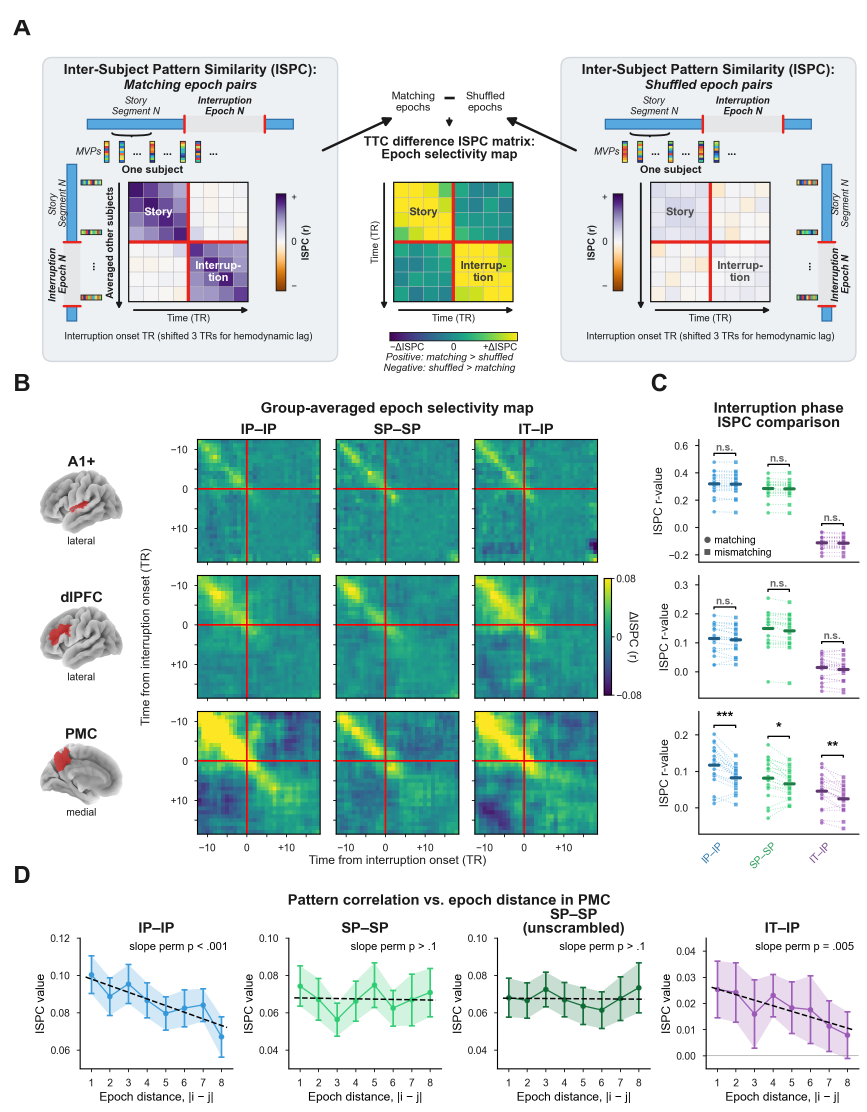
#> input picture output/figures/figure2.png, 2600 x 3334 px (shown at 1/3 size)
$ python -i figure1_full-panel.py   (imports and definitions only)
#> lines starting #> are read from the running program, lines starting #| are printed output that depends on the picture; after the words box and inside, x2 and y2 are one past the last pixel; in counts of white or black regions, pixels touching at a corner belong together
#> further down, picture is the input picture: PIL image 2600x3334 RGB; mean R, G, B 208.3, 222.6, 219.8
#!/usr/bin/env python3
"""
figure1_full-panel.py

NATIVE rebuild of the full Figure 1 composite ("Overview of design and
initial behavioral / neural validations") as ONE matplotlib figure, replacing
the earlier scale-and-paste SVG assembly (design reference: a hand-made
draft of the panel, not distributed). Every text element is drawn at the
final page size with one shared type scale and stays editable in the SVG
(``svg.fonttype: none``).

Panels (template layout):
    a  "Building a top-level narrative context over time" — the narrative
       context graph: community-colored event networks (node size = degree,
       smoothed hulls, curved weighted edges) that GROW across story
       segments; each segment's own event network GLOWS (layered hull +
       node halos) while past communities stay pale, and interruption
       epochs show the same graph degraded (drawing machinery from the
       sibling network_reference/example_1a donor, in a square-unit
       overlay). The listener (head + brain + ear icons) thinks the
       segment-1 network inside the thought bubble. Below: the IP
       story-listening paradigm — story blocks + REAL audio-envelope
       soundwaves + interruption epochs (figure1_entire-demo geometry);
       ONE panel, one letter
    b  one-epoch zoom: (1) hippocampal boundary response (double-gamma HRF)
       and (2) sustained neural trace across the interruption, with MVP
       mosaics (native schematic)
    c  the eight pre-selected cortical ROIs on the inflated surface
       (lateral: dlPFC, A1+, mSTG, AG; medial: PMC, PCC, dmPFC, vmPFC;
       FigS2-family recipe, cached in data/)
    d  design of conditions (four trains; geometry from the sibling
       figure1_cond-demo module) + comprehension-score bars
       (data/statistics via scripts/Result1_1_beh — the manuscript numbers)
    e  A1+ mean BOLD timecourse across the full run (CT/IP/IT), gray
       interruption bands, red story start/end, shared condition legend
    f  single-epoch zoom of e (epoch 1, −10..+15 TR), rounded zoom frame
    g  whole-brain inter-subject correlation (ISC) t map, four views
       (raster reused from the sibling figure1_brain-plot render; labels and
       colorbar drawn natively)
    h  hippocampal trigger-averaged response at interruption onset, four
       conditions

All quantitative panels use the canonical data: mvp_zscore-entire matrices
via data_structure (e, f, h), the Result1_1 behavioral tally (d), and the
Result1_2 whole-brain ISC t map (g). Schematics (the a/b/d trains and
networks) are labeled illustrations. Analysis results are cached under THIS script's
output ``data/`` so layout iterations do not re-run analysis.

Writes ONLY to output/figures/figure1/full-panel/.
"""
from __future__ import annotations

import importlib.util
import math
import sys
from pathlib import Path

import numpy as np
import matplotlib
# [1 line not run here, left out]
import matplotlib.pyplot as plt
from matplotlib.cm import ScalarMappable
from matplotlib.colors import Normalize
from matplotlib.lines import Line2D
from matplotlib.patches import FancyBboxPatch, Rectangle
from matplotlib.ticker import MultipleLocator
from PIL import Image

SCRIPT = Path(__file__).resolve()
REPO_ROOT = SCRIPT.parents[4]                        # .../mental_continuity
FIGURES_DIR = SCRIPT.parents[1]                      # scripts/figures/figure1
SCRIPTS_DIR = SCRIPT.parents[3]                      # scripts/
HELPER = SCRIPTS_DIR / "helper"
# [3 lines not run here, left out]

import data_structure as ds                           # noqa: E402

FIG_ROOT = REPO_ROOT / "output" / "figures" / "figure1"
OUT_DIR = FIG_ROOT / "full-panel"
CACHE_DIR = OUT_DIR / "data"
ROI_DIR = REPO_ROOT / "data" / "roi_masks"

# [7 lines not run here, left out]


# [5 lines left out: function _load_sibling, not called in this run]


# ============================= type scale (pt) — same as figure2-4 full-panel
FS_TITLE = 8          # panel / block titles (bold)
FS_LABEL = 6.5        # axis labels, row labels
FS_TICK = 5.5         # tick labels, legends, schematic text
LETTER_FS = 13
FIGTITLE_FS = 13
INK = "#1a1a1a"

# ============================= page layout (inches, y measured from TOP) ====
PAGE_W = 6.5
M_L = 0.30
M_R = 0.06
CW = PAGE_W - M_L - M_R
TITLE_H = 0.06          # top margin (no figure-level title)
LETTER_H = 0.14
GAP = 0.05

AB_H = 1.30           # panels a+b share one Axes (network band + paradigm)
C_H = 0.70            # panel c/d band
C_W = 3.30            # panel-c schematic width (from M_L)
D_X = M_L + C_W + 0.22
E_H = 0.94            # panel e band (condition trains + comprehension bars)
E_TRAIN_W = 4.28      # condition-train Axes width (incl its labels)
F_H = 0.74            # overview timecourse band (title + axes + xlabel)
F_LEG_W = 0.90        # panel-f legend (CT/IP/IT) right of the axes
GHI_H = 1.00          # bottom row band

TASK = "carver"
TR_MIN = 1.5 / 60.0
COND_COLORS = {"continuous": "#aed6f1", "intact_pause": "#3498db",
               "intact_tom": "#f39c12", "scram_pause": "#2ecc71"}
COND_LABEL = {"continuous": "Continuous (CT)", "intact_pause": "Intact Pause (IP)",
              "intact_tom": "Intact ToM (IT)", "scram_pause": "Scrambled Pause (SP)"}
F_CONDS = ["continuous", "intact_pause", "intact_tom"]          # f and g
I_CONDS = ["continuous", "intact_pause", "intact_tom", "scram_pause"]
PRE_TR, POST_TR = 10, 15
INT_SHADE = "#a0a0a0"
STORY_RED = "#e8241c"      # one red for every event marker in the figure

# panel-d ROI display: (view, [(roi_mask, label, fill)...]); left hemisphere
D_VIEWS = [
    ("lateral", [("dlPFC", "dlPFC", "#9467bd"), ("A1+", "A1+", "#e07b39"),
                 ("mSTG", "mSTG", "#1f77b4"), ("AG", "AG", "#2ca02c")]),
    ("medial", [("PMC", "PMC", "#3f8fc5"), ("PCC", "PCC", "#17becf"),
                ("dmPFC", "dmPFC", "#b06fb3"), ("vmPFC", "vmPFC", "#e377c2")]),
]
# panel-d label offsets on the inflated surface, keyed by (view, label),
# (x, y, z in mm; +y anterior, +z superior): every label is pushed OUTSIDE
# its parcel so no label overlaps a parcel fill/outline or another label
D_LABEL_OFFSET = {
    ("lateral", "dlPFC"): (0.0, 0.0, 28.0),
    ("lateral", "A1+"):   (0.0, 0.0, 28.0),
    ("lateral", "mSTG"):  (0.0, 0.0, -30.0),
    ("lateral", "AG"):    (0.0, 0.0, 22.0),
    ("medial", "PMC"):    (0.0, 0.0, 26.0),
    ("medial", "PCC"):    (0.0, 10.0, -26.0),
    ("medial", "dmPFC"):  (0.0, 0.0, 24.0),
    ("medial", "vmPFC"):  (0.0, 0.0, -22.0),
}

# panel-h colorbar (identical calibration to figure1_brain-plot / Result1_2)
H_VMAX = 18.0
H_TICKS = [-18, -12, -6, 0, 6, 12, 18]
H_LABEL = "one-sample t vs 0 (subject-level ISC, intact-pause)"


# ============================================================ cached analysis
# [9 lines left out: function _cache, not called in this run]


def _per_subject_voxel_mean(cond, roi):
    path = ds.find_file("mvp_zscore-entire", f"{TASK}_{cond}_{roi}_shape").resolve()
    return np.nanmean(ds.load_matrix(path), axis=2)          # (n_sub, n_tr)


# [103 lines left out: functions _mean_sem, _draw_mvp_mosaic, overview_data, epoch1_data, hipp_trigger_data, beh_data, not called in this run]


def _crop_content(im, thresh=245):
#> called with thresh = 245
    a = np.asarray(im.convert("RGB"))
    m = np.any(a < thresh, axis=2)
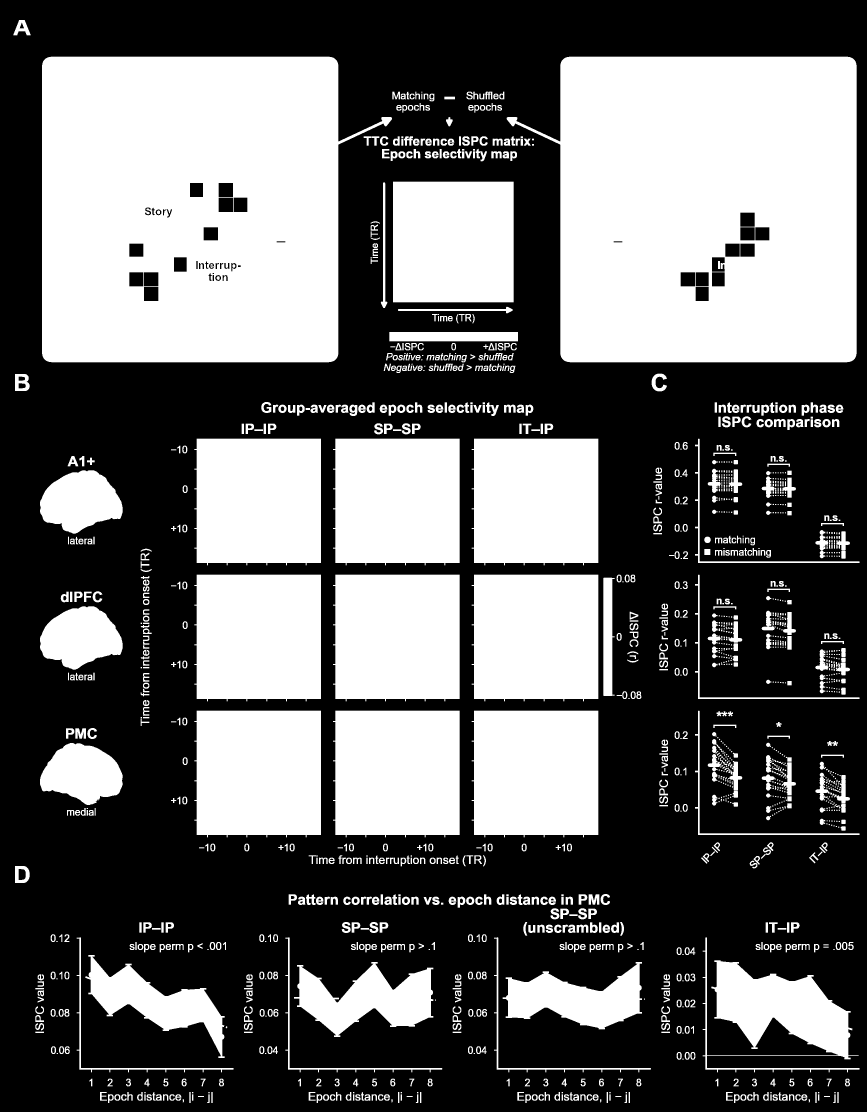
#> m: shape (3334, 2600) bool (shown at 1/3 size); 41.1% white; 1571 white regions (502 under 20 px), largest, box (x1, y1, x2, y2) and area: (1520, 170, 2570, 1087) 799609, (126, 170, 1176, 1087) 796403, (583, 1316, 963, 1696) 139381
    rs = np.where(m.any(axis=1))[0]
#> rs = 3026 values from 60 to 3308
    cs = np.where(m.any(axis=0))[0]
#> cs = 2525 values from 40 to 2578
    return im.convert("RGB").crop((cs[0], rs[0], cs[-1] + 1, rs[-1] + 1))
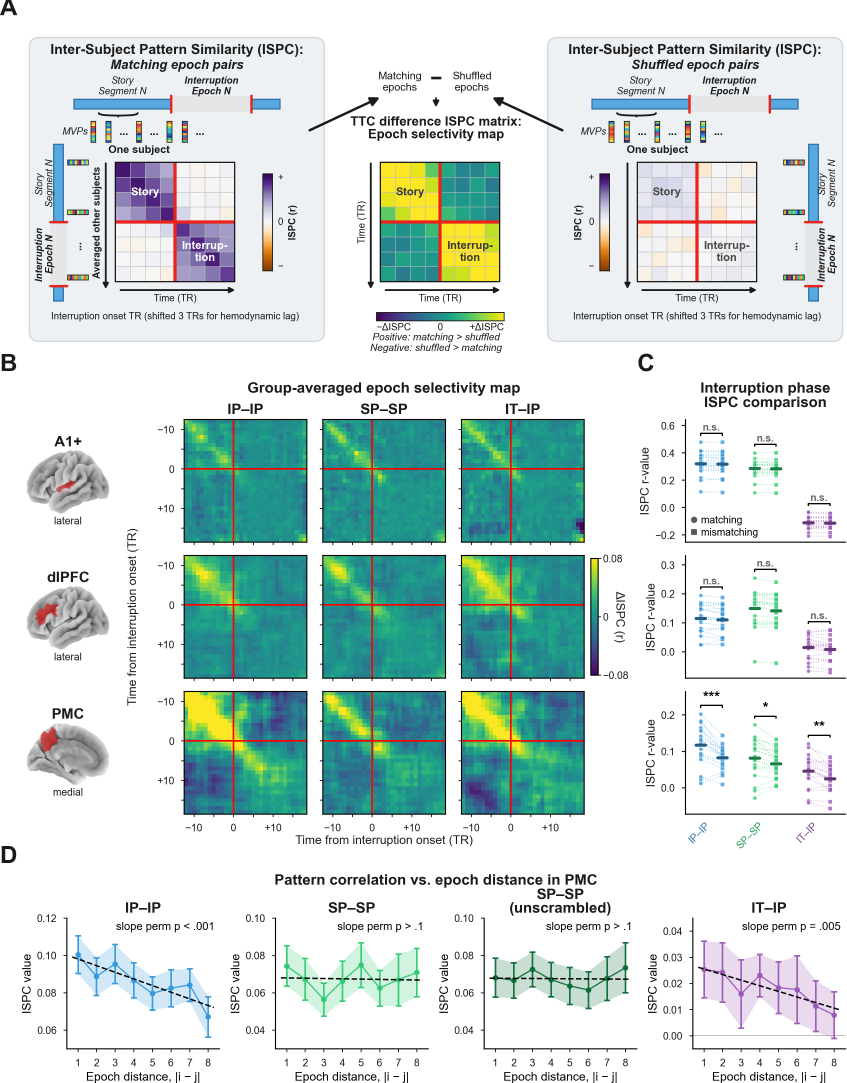
#> returned value: PIL image 2539x3249 RGB (shown at 1/3 size); mean R, G, B 205.9, 220.9, 218


# ======================================================== panels a+b drawing
# [945 lines left out: functions _draw_ellipsis, draw_panel_ab, draw_panel_c, roi_view_png, isc_quadrant_pngs, draw_panel_d and 6 more, not called in this run]


# [2 lines not run here, left out]

>>> from PIL import Image
>>> picture = Image.open('../../../../output/figures/figure2.png')
>>> result = _crop_content(picture)
